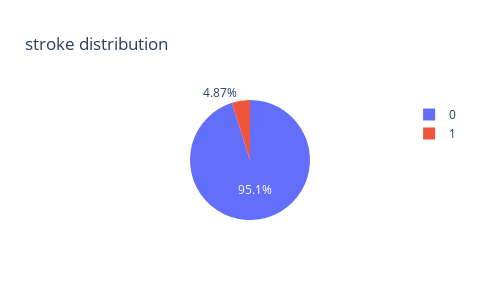

Notebook code cell kept with this figure:
### Markdown cell above
## data split

### Code cell
px.pie(data , names='stroke' , title = 'stroke distribution' , width=500 , height=300)

### Figure 1 — Plotly figure (JSON) as saved in the notebook; plotly's stock layout.template omitted (floating-point values rounded to 4 significant figures; data arrays with more than 128 entries replaced by an {"elided": "..."} marker saying what was removed)
{"data": [{"domain": {"x": [0, 1], "y": [0, 1]}, "hovertemplate": "stroke=%{label}<extra></extra>", "labels": {"elided": "5110 int values"}, "legendgroup": "", "name": "", "showlegend": true, "type": "pie"}], "layout": {"height": 300, "legend": {"tracegroupgap": 0}, "title": {"text": "stroke distribution"}, "width": 500}}
